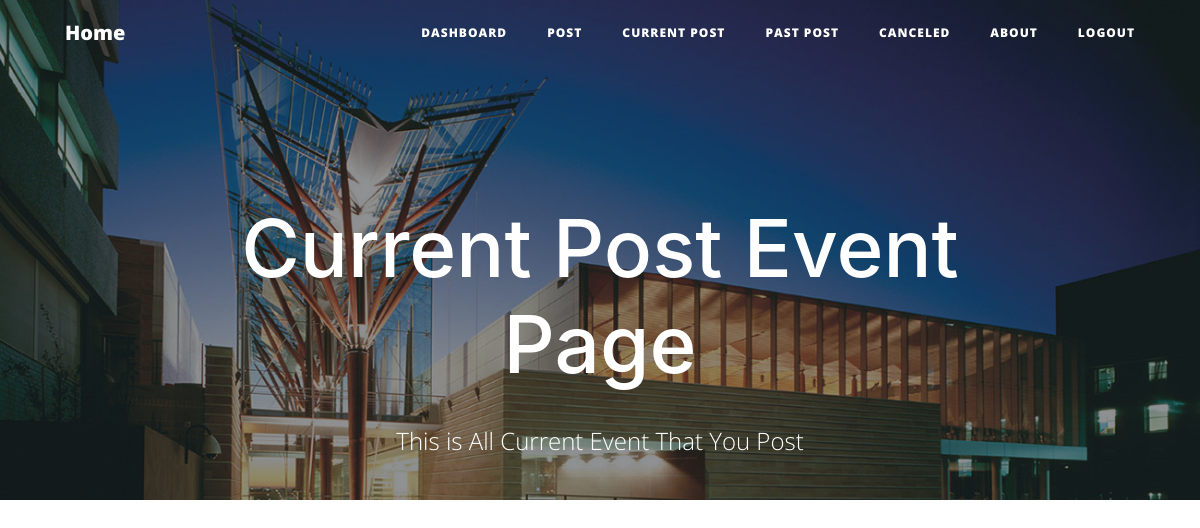
The page /currpost/ (signed in) on the database as committed earlier.
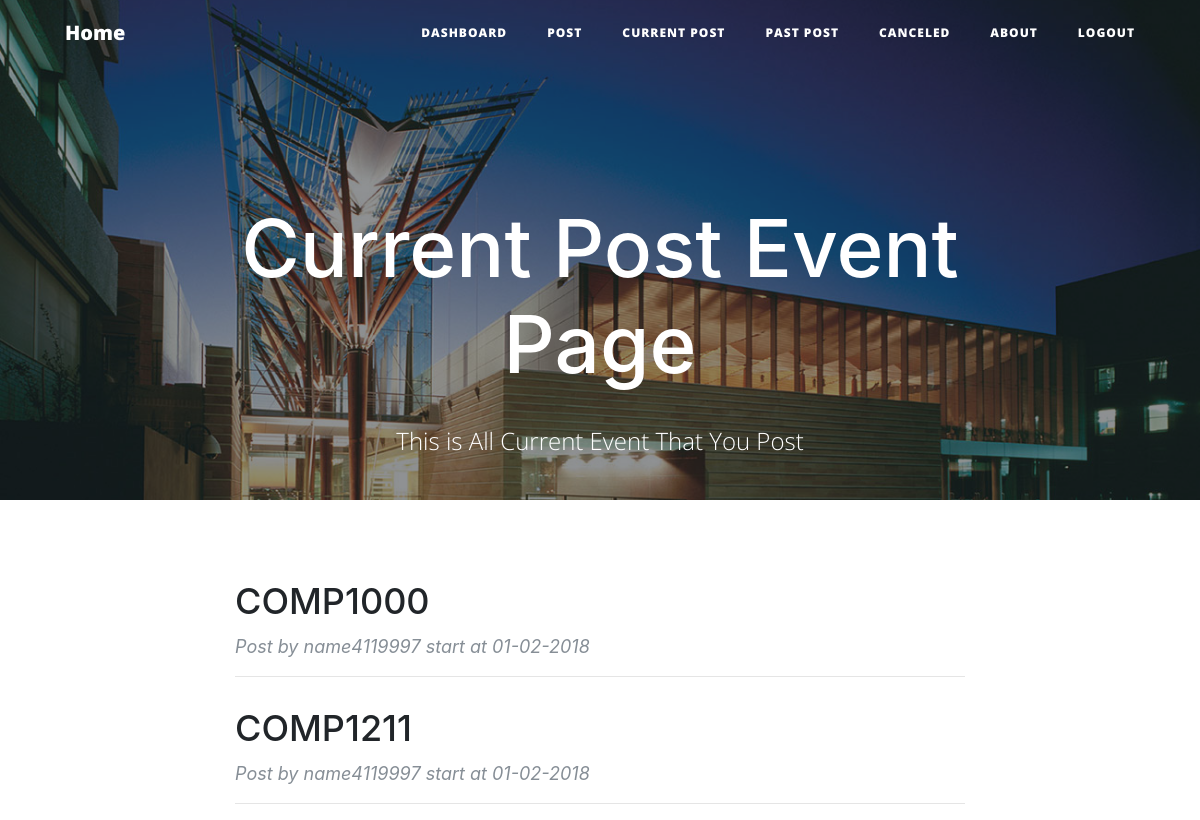
The same page on the database as committed later.
### event.py (models this page shows, shortened)
class Event(db.Model):
    __tablename__ = 'events'
    event_id = db.Column(db.Integer, primary_key=True)
    title = db.Column(db.String(120))
    details = db.Column(db.UnicodeText)
    start = db.Column(db.String(80))
    end = db.Column(db.String(80))
    capacity = db.Column(db.Integer)
    status = db.Column(db.String(80))
    creater = db.Column(db.String(80))
    users = db.relationship('User',secondary=event_realation,
                            backref=db.backref('event_users_all', lazy='dynamic'))

### route.py (the view)
@app.route('/currpost/',methods = ['POST','GET'])
@login_required
def currpost():
    events = Event.query.filter_by(creater = current_user.name).all()
    return render_template('currpost.html',events = events)

### event.py (called while the page is built)
    @property
    def is_authenticated(self):
        return True

    @property
    def is_anonymous(self):
        return False

### server.py (called while the page is built)
@login_manager.user_loader
def load_user(user_id):
    return User.query.get(int(user_id))

### templates/currpost.html
{% extends 'base.html' %}
{% block body %}
<header class="masthead" style="background-image: url('{{ url_for('static',filename='asb-unsw-campus-53.jpg')}}'); width: auto; height:500px;">
    <div class="overlay"></div>
    <div class="container">
        <div class="row">
            <div class="col-lg-8 col-md-10 mx-auto">
                <div class="site-heading">
                    <h1>Current Post Event Page</h1>
                    <span class="subheading"></br>This is All Current Event That You Post</span>
                </div>
            </div>
        </div>
    </div>
</header>
<div class="container">
    <div class="row">
        <div class="col-lg-8 col-md-10 mx-auto">
            {% for event in events %}
                {% if event.status == 'OPEN' %}
                    <div class="post-preview">
                        <a href="{{ url_for('info', eventId = event.event_id) }}">
                            <h2 class="post-title">
                                {{event.title}}
                            </h2>
                        </a>
                        <p class="post-meta">Post by {{ event.creater }} start at {{ event.start }}</p>
                    </div>
                    <hr>
                {% endif %}
            {% endfor %}
        </div>
    </div>
</div>
{% endblock %}

Rows that differ between the two databases and show on the page:
added Event: title "COMP1000", creater "name4119997", start "01-02-2018"
added Event: title "COMP1211", creater "name4119997", start "01-02-2018"
